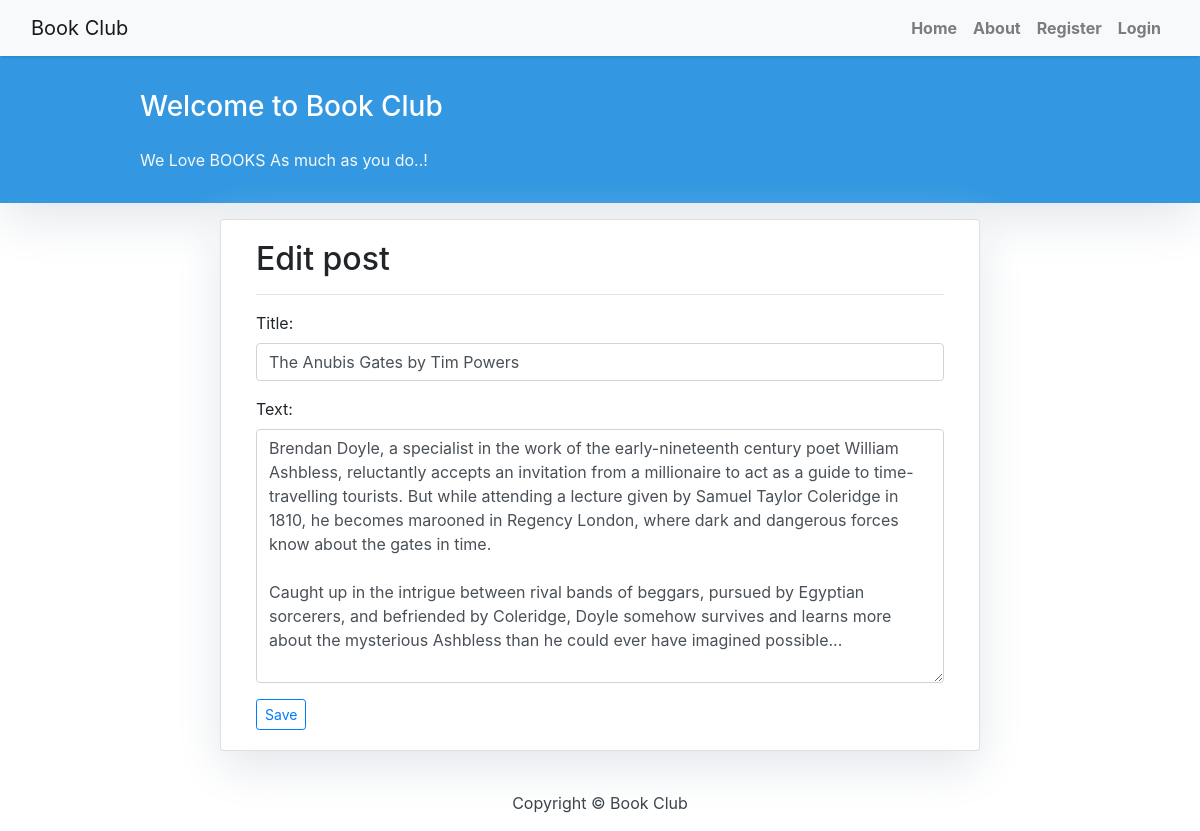
/post/2/edit/, run on the app's committed database.
### blog/models.py (models this page shows, shortened)
class Post(models.Model):
    author = models.ForeignKey(settings.AUTH_USER_MODEL, on_delete=models.CASCADE)
    title = models.CharField(max_length=200)
    text = models.TextField()
    created_date = models.DateTimeField(default=timezone.now)
    published_date = models.DateTimeField(blank=True, null=True)

### blog/views.py (the view)
# urls.py: path('post/<int:pk>/edit/', views.editpost, name='editpost'),
def editpost(request, pk):
    post = get_object_or_404(Post, pk=pk)
    if request.method == "POST":
        form = PostForm(request.POST, instance=post)
        if form.is_valid():
            post = form.save(commit=False)
            post.author = request.user
            post.published_date = timezone.now()
            post.save()
            return redirect('details', pk=post.pk)
    else:
        form = PostForm(instance=post)
    return render(request, 'editpost.html', {'form': form})

### blog/forms.py
class PostForm(forms.ModelForm):
    class Meta:
        model = Post
        fields = ('title', 'text',)
        widgets = {
            'title': forms.TextInput(attrs={'class': 'form-control'}),
            'text': forms.Textarea(attrs={'class': 'form-control'}),
        }

### templates/editpost.html (shortened to what this page needs)
{% extends 'base.html' %}
{% load static %}
{% block content %}
<div class="container">
    <div class="row justify-content-md-center">
        <div class="col-md-8 card mb-4  mt-3 top">
            <div class="card-body">
                <h2>Edit post</h2>
                <hr>
                <form method="POST" class="post-form">
                    {{ form.as_p }}
                    <button type="submit" class="btn btn-outline-primary btn-sm">Save</button>
                </form>
            </div>
        </div>
    </div>
</div>
{% endblock content %}

### blog/static/css/style.css (style rules this page uses)
body { font-family: "Roboto", sans-serif; font-size: 17px; background-color: #fdfdfd; }
body { font-family: "Roboto", sans-serif; font-size: 18px; background-color: #fdfdfd; }
.card { box-shadow: 0 16px 48px #E3E7EB; }

### data on the page
Post: title "The Anubis Gates by Tim Powers", text "Brendan Doyle, a specialist in the work of the early-nineteenth century poet William Ashbless, reluctantly accepts an invitation from a millionaire to act as a guide to time-travelling tourists. But while attending a lecture given by Samuel Taylor Coleridge in 1810, he becomes marooned in Regency London, where dark and dangerous forces know about the gates in time. Caught up in the intrigue between rival bands of beggars, pursued by Egyptian sorcerers, and befriended by Coleridge, Doyle somehow survives and learns more about the mysterious Ashbless than he could ever have imagined possible..."
